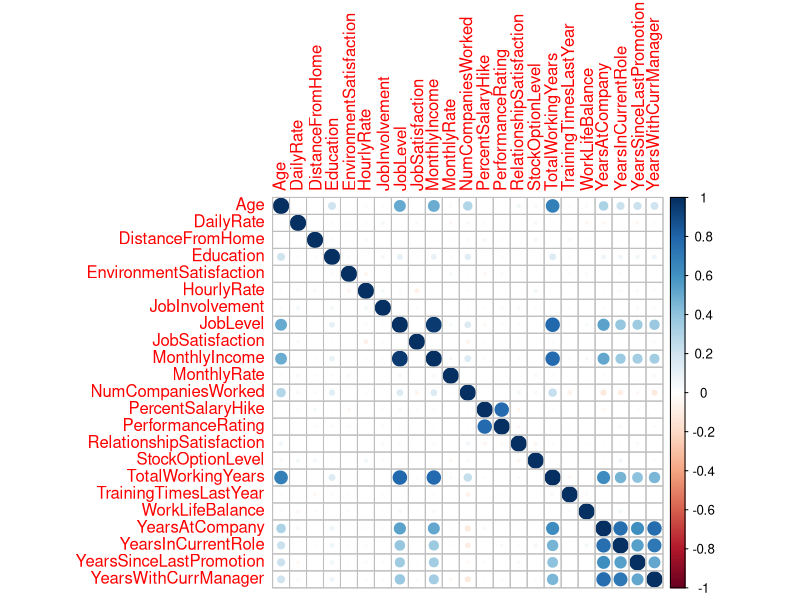

The R script that drew this image:
# Chaning directory 
setwd("~/Desktop/Data Science (Google)/Other/Data Science Interview/scfhs-project/data")
## Loading The data

emp <- read.csv("employees_data.csv")

# Objective

# from the exploratory analysis done in Tableau, I have concluded 2 things:
# 1. Women with technical degrees working in R&D earn more money than men 
#    with the same criteria 
# 2. There is a relationship between work-life balance and job satisfaction if
#    the employee was a female working as a sales rep

# To be able to make these conclusions, one must use inferential statistcs 
# and see if the averages is significantly different in (1)
# and see if a relationship (correlation) exists in (2)

# BONUS Question

# 3. I would like to build a machine learning model that aim to predict if 
#    an employee is Happy (Job Satisfaction Score = 3,4) or Unhappy (Job Satisfaction Score = 1,2)
#    based on some of the variables in the dataset, and evaluate the performance of the model



# Collect data with SQL
library(sqldf)
## Data will be used to answer Question 1. 
# I am trying to get the monthly incomes of technical degrees working in R&D
data.1 <- sqldf('SELECT Gender, MonthlyIncome 
                FROM emp
                WHERE Department = "Research & Development"
                AND EducationField = "Technical Degree"') 



## Data will be used to answer Question 2. 
# here I am getting work life balance and job satisfaction score for Females working as Sales Reps
# so we can figure out the correlation between them
data.2<- sqldf('SELECT WorkLifeBalance, JobSatisfaction 
                FROM emp
                WHERE Gender = "Female"
                AND JobRole = "Sales Representative"') 



## Data will be used to answer Question 3. 
# The data used for question 3 is the same as the original 1470 record dataset
# However, there are some cleaning that needs to be made to ensure that
# that the model is not misleading


# Data Exploration and Data Cleaning 

## Analysis For Question 1
males = which(data.1$Gender=='Male')
females = which(data.1$Gender=='Female')
t.test(data.1$MonthlyIncome[males],data.1$MonthlyIncome[females]) 
# P Value = 0.002 (with alpha = 0.05) we reject the null and conclude that the pay is significantly different



## Analysis For Question 2
library(corrplot)
M = cor(data.2)
M # the correlation coefficient = -0.22
#corrplot(M, method = "number")




## Exploratory Analysis/Data Cleaning For Question 3
# The first step in data cleaning is checking if there are missing values 
sum(is.na(emp))
# removed varibles that does not add value or might hurt the model
# that includes EmployeeCount, EmployeeNumber (ID),Over18 ,StandardHours
data.3<- emp[,-c(9,10)] 

# There are also varibles that seem to have the same value repeated for most rows
# We can used Near Zero Variance to detect those varibles and remove them
# Applying the near zero variance on every column in that data frame will help us detect the variables

library(caret)
apply(X = data.3, FUN = nearZeroVar, MARGIN = 2) 
# it looks like StandardHours, Over18 has the same values across all rows, so we remove them
data.3<- data.3[,-c(20,25)]

# multicollinearity is another issues that needs to be looked at
# it is when the variables (Features) are correlated with each other
# Therefore it is important to remove one of the correlated variables 
# or apply models that handles such scenarios.

# I will create a correlation matrix that includes all of the numeric variables
data.3.num = data.3[,-c(2,3,5,8,10,14,16,20)]
M2 = cor(data.3.num)
corrplot(M2, method = "circle")
# there seems to be some correlated features that needs to be removed

# TotalWorkingYears ~ Age , TotalWorkingYears ~ JobLevel
# MonthlyIncome ~ JobLevel, PerformanceRating ~ PercentSalaryHike
# So here I will remove Age, JobLevel, and PercentSalaryHike

# Also YearsAtCompany and YearsInCurrentRole and YearsSinceLastPromotion and YearsWithcurrManger
# are all correlated so I will remove all of them except for YearsAtCompany
data.3 = data.3[,-c(1,13,21,28)]

# here I am converting 1 & 2 to unhappy employees, and 3 &4 to happy to make modeling binary and cleaner and much more interpretable
#data.3$JobSatisfaction[data.3$JobSatisfaction==1 | data.3$JobSatisfaction==2]<-"Unappy"
# data.3$JobSatisfaction[data.3$JobSatisfaction==3 | data.3$JobSatisfaction==4]<-"Happy"


# now that the data is ready, we can start modeling


# Modeling (For Question 3 only)
# I will build a Random Forest Model using the Caret Library
# Before doing this I need to split the data intro training and testing 

set.seed(1)

n <- nrow(data.3)  
t <- 0.8*n            #Set the size of the training set
set.seed(1)        #Setting a fix seed to make the results reproducible
trainIndex <- sample(1:n,t)

# Training Dataset
training<- data.3[trainIndex,]
training$JobSatisfaction<-as.factor(training$JobSatisfaction)
# Testing Dataset
testing<- data.3[-trainIndex,]
testing$JobSatisfaction<-as.factor(testing$JobSatisfaction)


# to help reduce the variance, I will use 10 fold cross validation

train_control<- trainControl(method="cv", number=10)

# train the model 
clasmodel<- train(JobSatisfaction~., data=training, trControl=train_control, method="rf")

# now we can evaluate it against the testing dataset

# make predictions
predictions<- predict(clasmodel,testing)


# append predictions
mydat<- cbind(testing,predictions)

# Confusion Matrix
confusionMatrix(predictions,testing$JobSatisfaction)

# Summarize your results
## Analysis For Question 1
# Females working for R&D with technical degrees earn an average of $7671
# While males working for R&D with technical degrees earn an average of $4574
# In our analysis I conducted a T test to see if the difference is statisticly significant
# The results showed that with a P value of 0.002 we can comfortably say that 
# women working for R&D with technical degrees earn more than men with the same criteria





## Analysis For Question 2
# The correlation coefficient was -0.22. The closer the number in magnitude to 0
# The less the more you know that there is no relationship
# In this case, although the Tableau treemap suggested that there might be a a relationship
# between work-life balance and job satisfaction for female working as sales rep,
# there is not enough evidance to support that claim statisticaly 





# List any resource you used (all libraries used)
